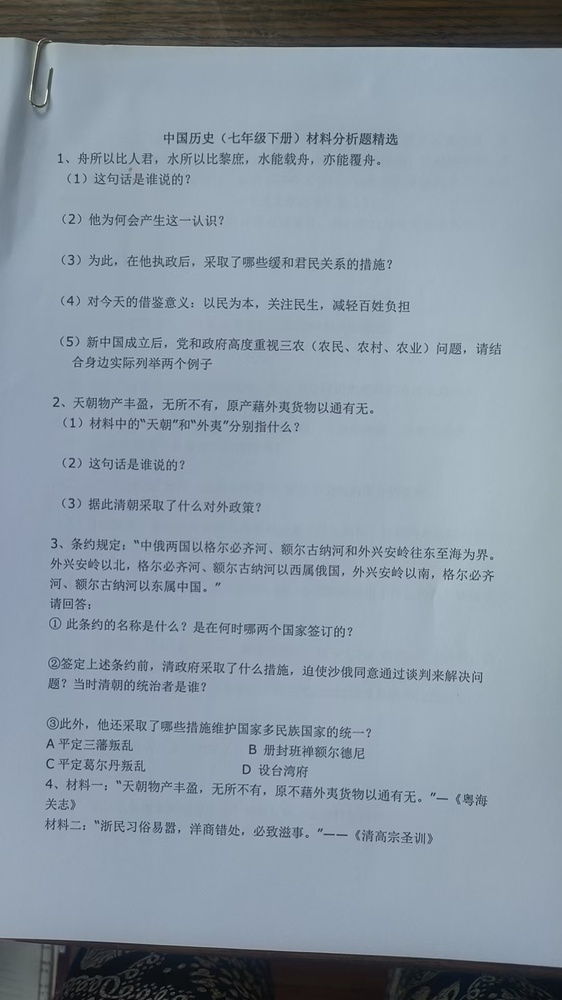
#> input picture his_pic/1.jpg, 562 x 1000 px, shrunk from 1080 x 1920 before the run
$ python -i image_specific.py   (imports and definitions only)
#> lines starting #> are read from the running program, lines starting #| are printed output that depends on the picture
"""
Image-specific handlers for OCR text extraction.

This module contains handlers for different image types and formats
that require specialized processing approaches.
"""

import logging
import re
from typing import List, Dict, Any, Optional, Tuple
from pathlib import Path
import cv2
import numpy as np

logger = logging.getLogger(__name__)


class ImageSpecificHandler:
    """Handles image-specific processing requirements."""

    def __init__(self):
        self.logger = logger
        self._init_image_patterns()

    def _init_image_patterns(self):
        """Initialize patterns for image type detection."""
        self.image_type_patterns = {
            "screenshot": [
                r"screenshot|屏幕截图|snap",
                r"browser|浏览器|chrome|firefox",
                r"desktop|桌面",
            ],
            "document_scan": [
                r"scan|扫描|scanned",
                r"document|文档|doc",
                r"page|页面|sheet",
            ],
            "presentation_slide": [
                r"slide|幻灯片|ppt|powerpoint",
                r"presentation|演示|讲座",
                r"title|标题|heading",
            ],
            "table_image": [
                r"table|表格|grid",
                r"row|column|行|列",
                r"cell|单元格|data",
            ],
            "form_image": [
                r"form|表单|申请|application",
                r"field|字段|input|输入",
                r"checkbox|选择框|radio",
            ],
        }

    def detect_image_type(
        self, image_path: str, extracted_text: str = ""
    ) -> Optional[str]:
        """
        Detect the type of image based on filename and content.

        Args:
            image_path: Path to the image file
            extracted_text: Text extracted from the image

        Returns:
            Detected image type or None
        """
        try:
            filename = Path(image_path).name.lower()
            combined_text = f"{filename} {extracted_text}".lower()

            # Check patterns for each image type
            for image_type, patterns in self.image_type_patterns.items():
                match_count = 0
                for pattern in patterns:
                    if re.search(pattern, combined_text):
                        match_count += 1

                # If enough patterns match, classify as this type
                if match_count >= len(patterns) * 0.5:
                    return image_type

            return None

        except Exception as e:
            self.logger.error(f"Error detecting image type for {image_path}: {e}")
            return None

    def preprocess_image_by_type(
        self, image_path: str, image_type: Optional[str] = None
    ) -> Optional[np.ndarray]:
        """
        Preprocess image based on its detected type.

        Args:
            image_path: Path to the image file
            image_type: Detected image type (if known)

        Returns:
            Preprocessed image array or None
        """
#> called with image_path = '../his_pic/1.jpg'
        try:
            # Load image
            image = cv2.imread(image_path)
#> image is the input picture: shape (1000, 562, 3); mean B, G, R 163.4, 150.9, 137.2
            if image is None:
                self.logger.error(f"Could not load image: {image_path}")
                return None

            # Detect image type if not provided
            if image_type is None:
                image_type = self.detect_image_type(image_path)

            # Apply type-specific preprocessing
            if image_type == "screenshot":
                return self._preprocess_screenshot(image)
            elif image_type == "document_scan":
                return self._preprocess_document_scan(image)
            elif image_type == "presentation_slide":
                return self._preprocess_presentation_slide(image)
            elif image_type == "table_image":
                return self._preprocess_table_image(image)
            elif image_type == "form_image":
                return self._preprocess_form_image(image)
            else:
                return self._preprocess_generic_image(image)

        except Exception as e:
            self.logger.error(f"Error preprocessing image {image_path}: {e}")
            return None

    # [86 lines left out: functions _preprocess_screenshot, _preprocess_document_scan, _preprocess_presentation_slide, _preprocess_table_image, _preprocess_form_image, not called in this run]

    def _preprocess_generic_image(self, image: np.ndarray) -> np.ndarray:
        """Generic preprocessing for unclassified images."""
        # Convert to grayscale
        gray = cv2.cvtColor(image, cv2.COLOR_BGR2GRAY)
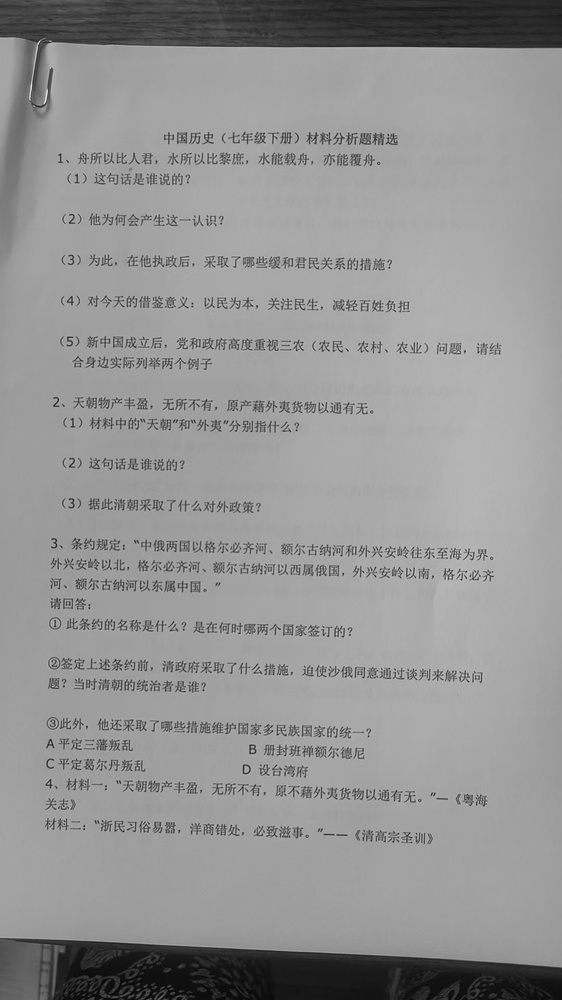
#> gray: shape (1000, 562); min 2, max 242, mean 148.3

        # Basic enhancement
        clahe = cv2.createCLAHE(clipLimit=2.0, tileGridSize=(8, 8))
        enhanced = clahe.apply(gray)
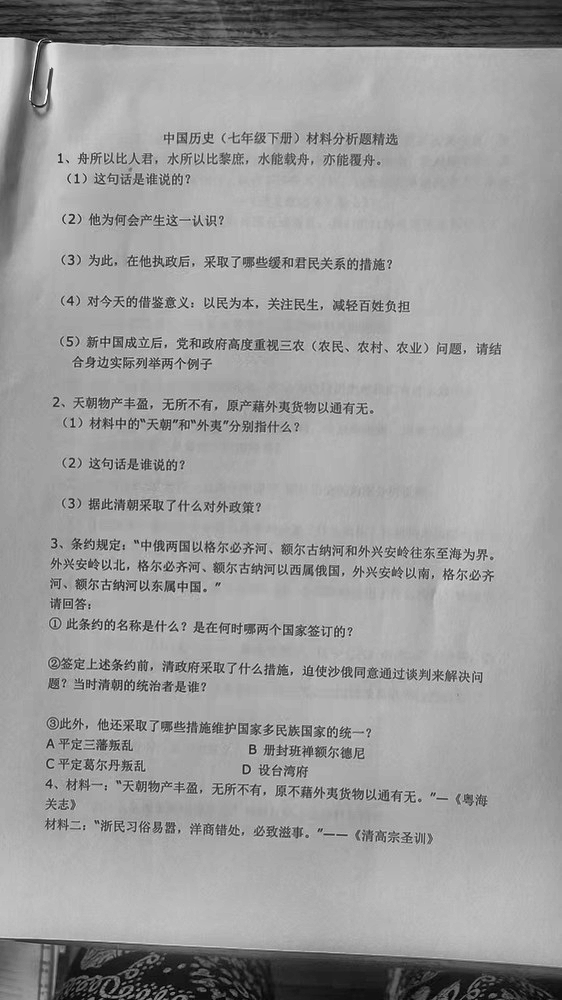
#> enhanced: shape (1000, 562); min 2, max 250, mean 155.6

        # Light denoising
        denoised = cv2.fastNlMeansDenoising(enhanced, h=10)

        return denoised

    # [222 lines left out: functions _deskew_image, extract_image_regions, _extract_text_regions, _extract_table_regions, _extract_form_regions, get_optimal_ocr_config, not called in this run]

>>> result = ImageSpecificHandler().preprocess_image_by_type('../his_pic/1.jpg')

$ run again, on his_pic/2.jpg
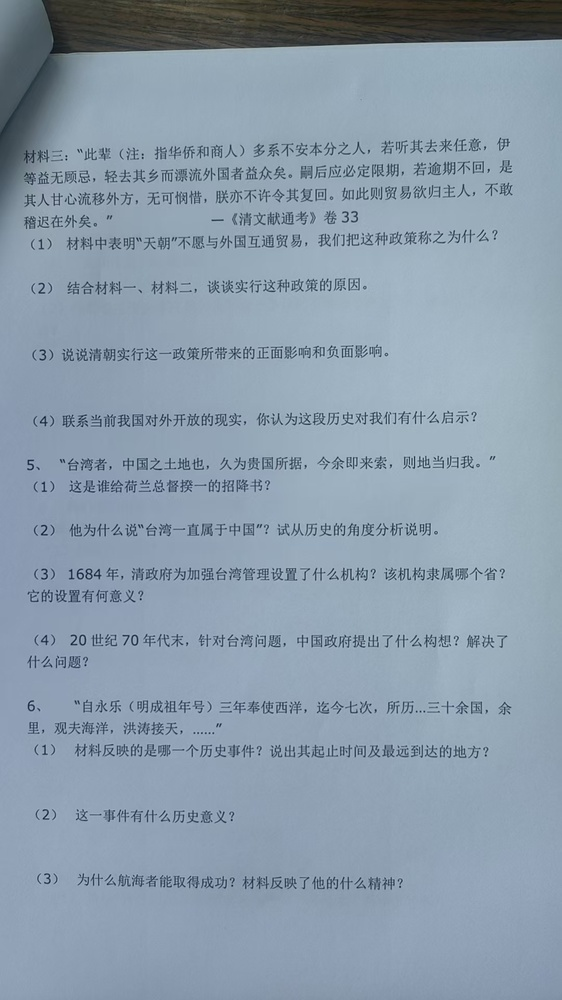
#> input picture his_pic/2.jpg, 562 x 1000 px, shrunk from 1080 x 1920 before the run
#> in preprocess_image_by_type, image is the input picture: shape (1000, 562, 3); mean B, G, R 172.1, 156.3, 139.3
#> in _preprocess_generic_image, `gray = cv2.cvtColor(image, cv2.COLOR_BGR2GRAY)`:
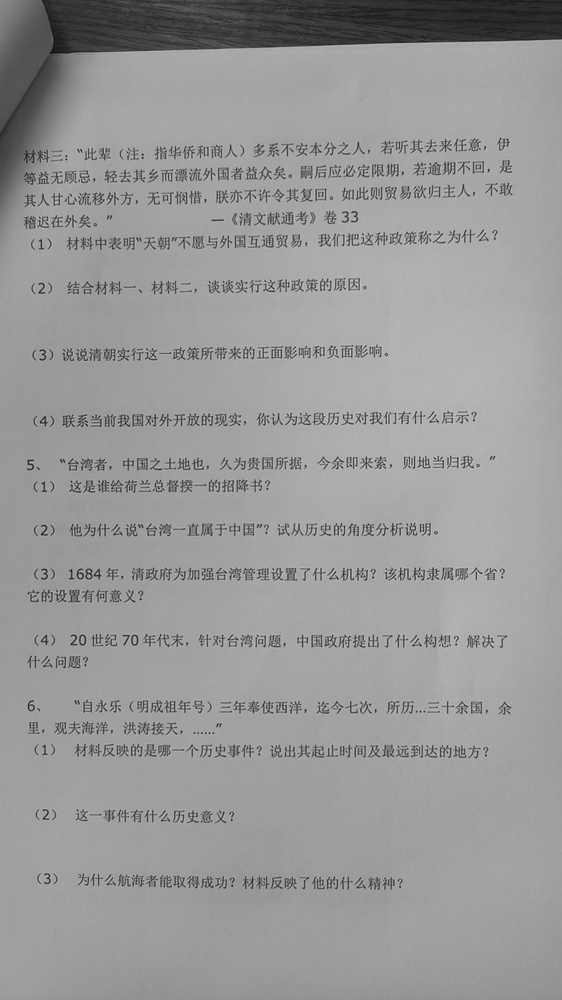
#> gray: shape (1000, 562); min 16, max 210, mean 153
#> in _preprocess_generic_image, `enhanced = clahe.apply(gray)`:
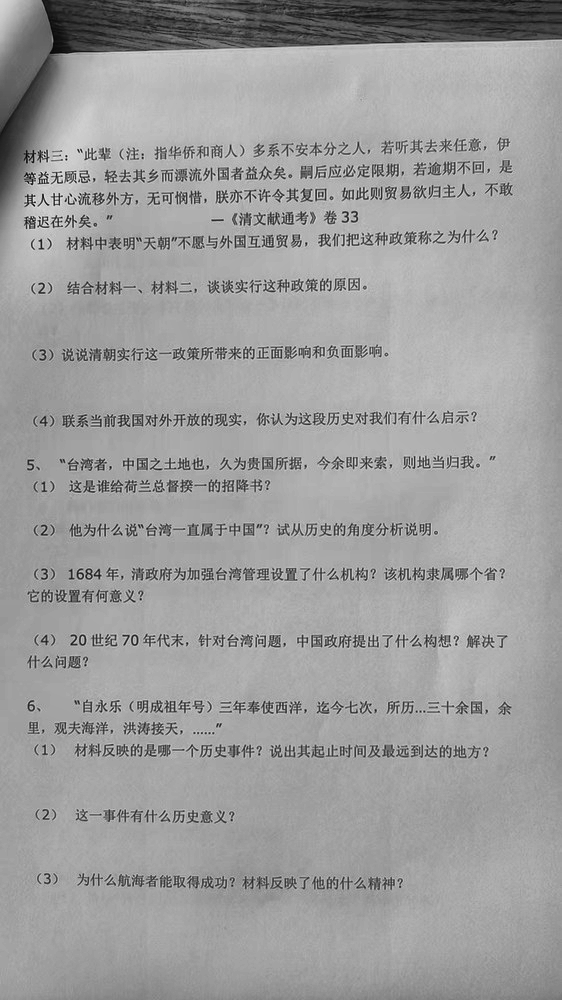
#> enhanced: shape (1000, 562); min 6, max 230, mean 157.4

$ run again, on his_pic/3.jpg
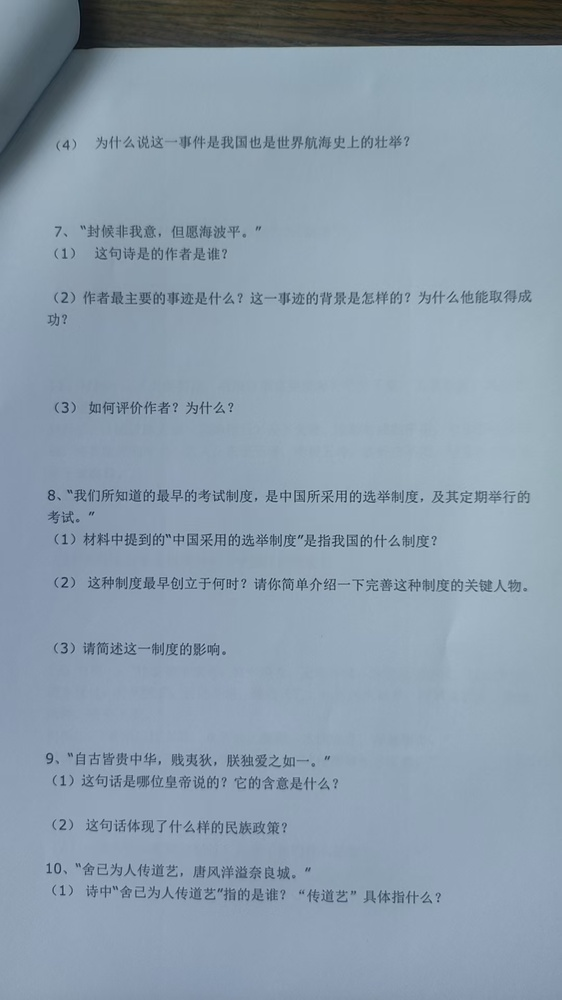
#> input picture his_pic/3.jpg, 562 x 1000 px, shrunk from 1080 x 1920 before the run
#> in preprocess_image_by_type, image is the input picture: shape (1000, 562, 3); mean B, G, R 171.9, 156.3, 138.8
#> in _preprocess_generic_image, `gray = cv2.cvtColor(image, cv2.COLOR_BGR2GRAY)`:
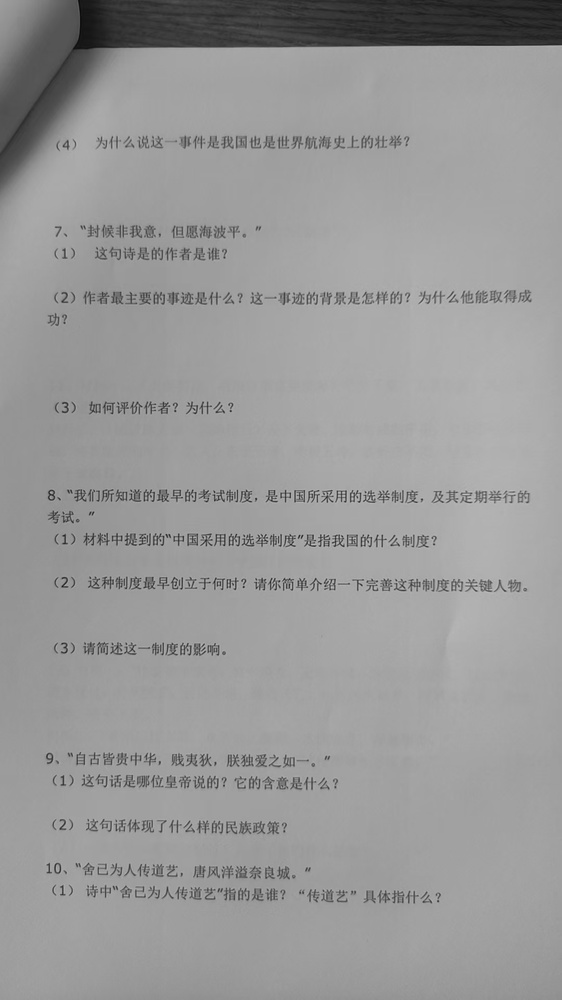
#> gray: shape (1000, 562); min 10, max 203, mean 152.8
#> in _preprocess_generic_image, `enhanced = clahe.apply(gray)`:
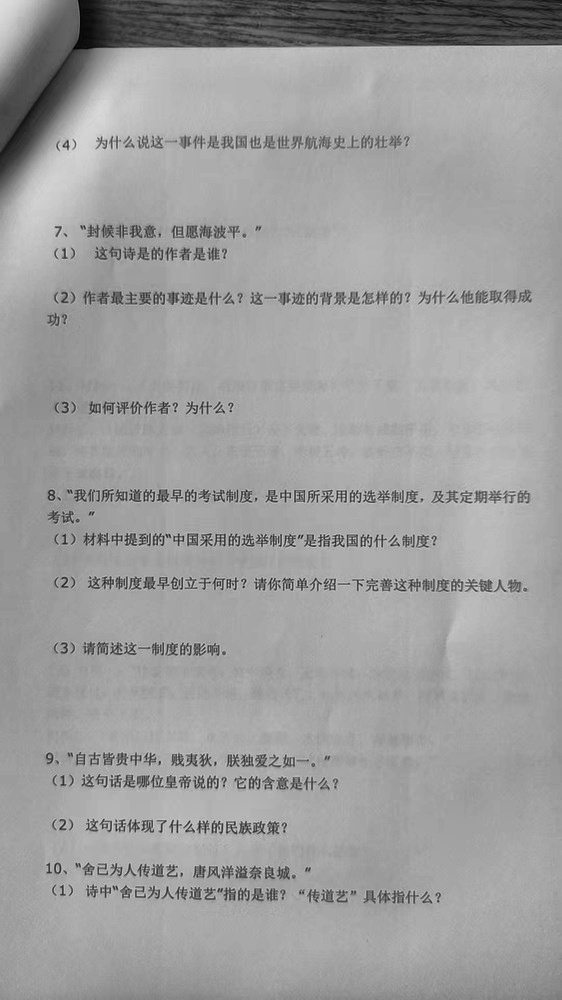
#> enhanced: shape (1000, 562); min 3, max 221, mean 157.8

$ run again, on his_pic/4.jpg
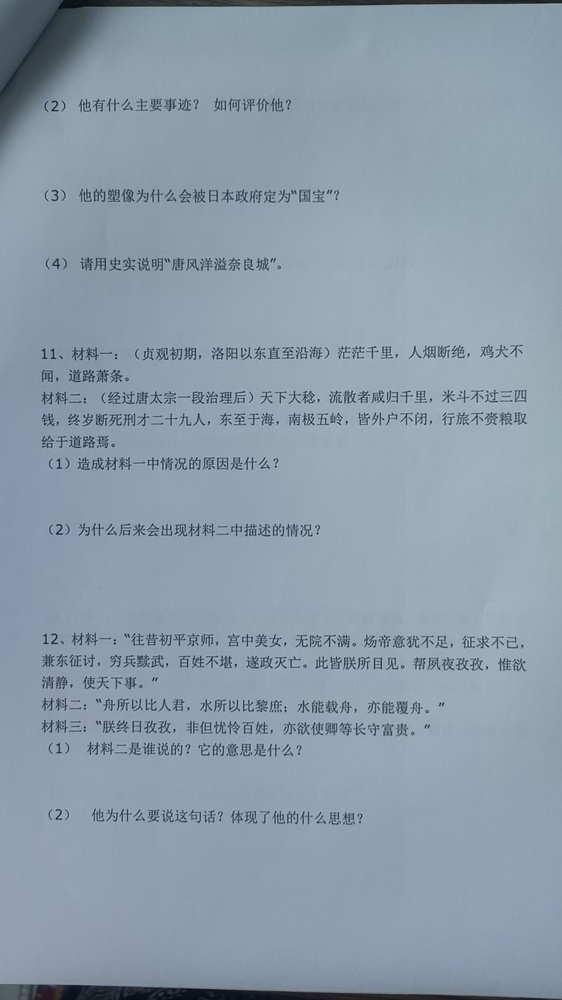
#> input picture his_pic/4.jpg, 562 x 1000 px, shrunk from 1080 x 1920 before the run
#> in preprocess_image_by_type, image is the input picture: shape (1000, 562, 3); mean B, G, R 171, 156, 139.5
#> in _preprocess_generic_image, `gray = cv2.cvtColor(image, cv2.COLOR_BGR2GRAY)`:
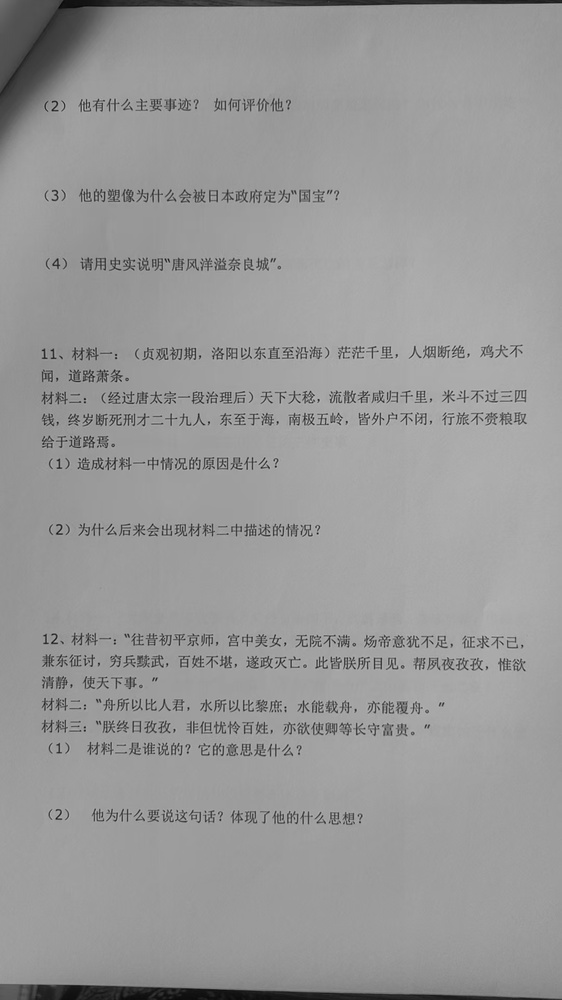
#> gray: shape (1000, 562); min 7, max 206, mean 152.8
#> in _preprocess_generic_image, `enhanced = clahe.apply(gray)`:
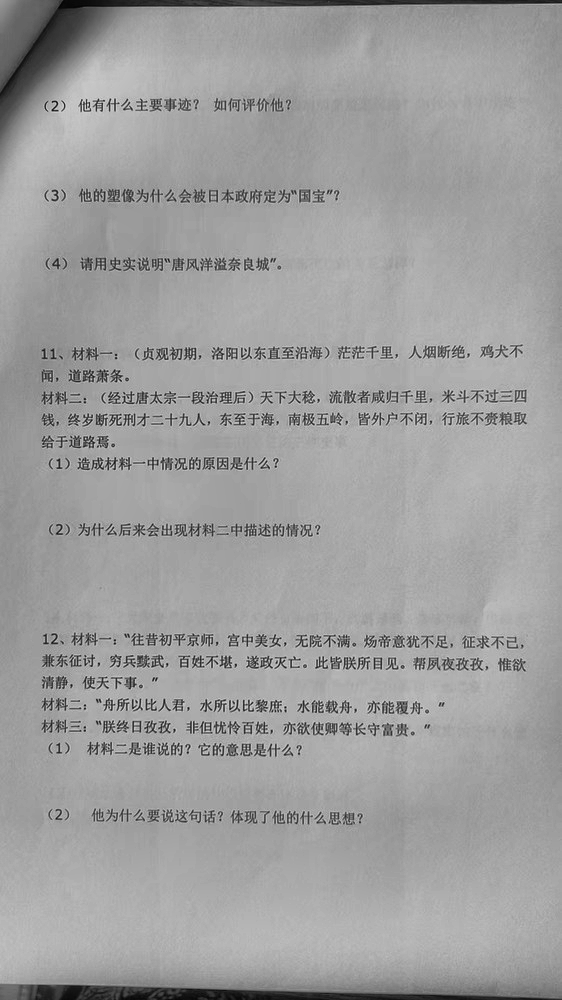
#> enhanced: shape (1000, 562); min 3, max 220, mean 158.3
